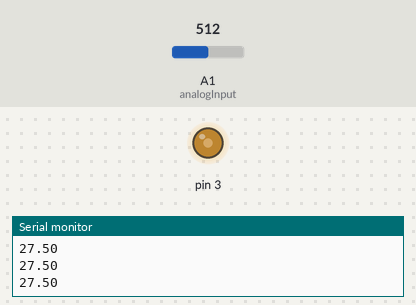
This sketch was run on a simulated Arduino Uno, built with avr-gcc and run on an emulated ATmega328P. Shown: output pins drawn as LEDs (lit = HIGH), the last lines printed to the serial monitor. The inputs (shaded band) are chosen by the test bench; at power-on: A1 (analogInput) = 512.

Above: at 1.3 s.
1.4 s: A1 (analogInput) set to 716
At 2.4 s:
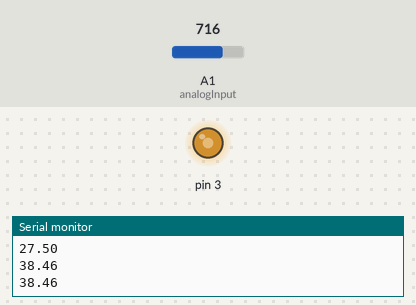
3.0 s: A1 (analogInput) set to 900
At 3.6 s:
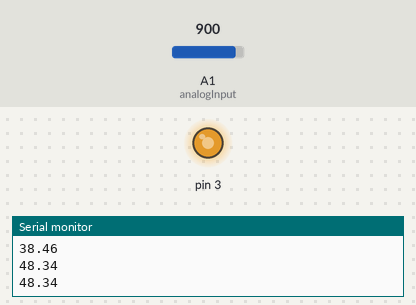
4.5 s: A1 (analogInput) set to 122
At 4.8 s:
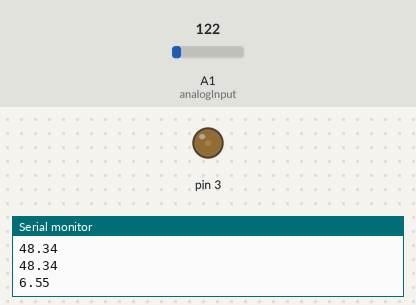
6.0 s: A1 (analogInput) set to 0
At 7.2 s:
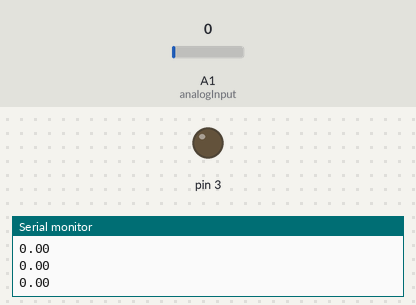
Timing chart, 0 to 8.5 s (numbered marks = the images above; inputs shaded):
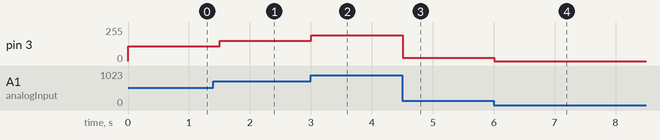

Measured:
- after the input at 1.4 s, pin 3: 110/255 → 153/255 after 0.10 s
- after the input at 3.0 s, pin 3: 153/255 → 193/255 at once
- after the input at 4.5 s, pin 3: 193/255 → 26/255 at once
- after the input at 6.0 s, pin 3: 26/255 → 0/255 at once

The sketch:

Voltmeter_v1b.ino
```cpp
// variables for input pin and control LED
  int analogInput = 1;
  float vout = 0.0;
  float vin = 0.0;
  float R1 = 100000.0;    // !! resistance of R1 !!
  float R2 = 10000.0;     // !! resistance of R2 !!

// variable to store the value
  int value = 0;

void setup(){
  // declaration of pin modes
  pinMode(analogInput, INPUT);
  pinMode(3,OUTPUT);
  Serial.begin(9600);
}

void loop(){
  // read the value on analog input
  value = analogRead(analogInput);

  vout = (value * 5.0) / 1024.0;
  vin = vout / (R2/(R1+R2));


analogWrite(3,vin*4);
Serial.println(vin);


  // sleep...
  delay(500);
}
```
